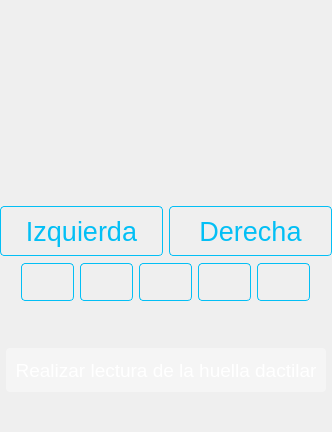
      <widget class="QWidget" name="Fingerprint">
       <property name="styleSheet">
        <string notr="true">QWidget#Fingerprint {
border-image: url(:/MyFiles/Images/manos.png);
}</string>
       </property>
       <layout class="QVBoxLayout" name="verticalLayout_14">
        <property name="leftMargin">
         <number>0</number>
        </property>
        <property name="topMargin">
         <number>0</number>
        </property>
        <property name="rightMargin">
         <number>0</number>
        </property>
        <property name="bottomMargin">
         <number>0</number>
        </property>
        <item>
         <widget class="QLabel" name="labelFingerprintWidgetInfo">
          <property name="sizePolicy">
           <sizepolicy hsizetype="Preferred" vsizetype="Preferred">
            <horstretch>0</horstretch>
            <verstretch>0</verstretch>
           </sizepolicy>
          </property>
          <property name="minimumSize">
           <size>
            <width>200</width>
            <height>200</height>
           </size>
          </property>
          <property name="maximumSize">
           <size>
            <width>16777215</width>
            <height>16666666</height>
           </size>
          </property>
          <property name="font">
           <font>
            <family>helvetica</family>
            <pointsize>36</pointsize>
            <weight>12</weight>
            <bold>false</bold>
           </font>
          </property>
          <property name="styleSheet">
           <string notr="true">font-family: helvetica;
font-weight: 100;
font-size: 36pt;
color: white;</string>
          </property>
          <property name="text">
           <string/>
          </property>
          <property name="alignment">
           <set>Qt::AlignCenter</set>
          </property>
         </widget>
        </item>
        <item>
         <layout class="QHBoxLayout" name="horizontalLayout_29">
          <item>
           <layout class="QVBoxLayout" name="verticalLayout_23">
            <item>
             <layout class="QHBoxLayout" name="horizontalLayout_30">
              <item>
               <spacer name="horizontalSpacer_36">
                <property name="orientation">
                 <enum>Qt::Horizontal</enum>
                </property>
                <property name="sizeType">
                 <enum>QSizePolicy::Fixed</enum>
                </property>
                <property name="sizeHint" stdset="0">
                 <size>
                  <width>0</width>
                  <height>50</height>
                 </size>
                </property>
               </spacer>
              </item>
              <item>
               <widget class="QPushButton" name="pushButtonLeftHand">
                <property name="maximumSize">
                 <size>
                  <width>180</width>
                  <height>50</height>
                 </size>
                </property>
                <property name="styleSheet">
                 <string notr="true">QPushButton {
	border-radius: 4px;
	border: 1px solid #03bff5;
	font-family: helvetica neue;
	font-style: ultrafina;
	font-size: 20pt;
	color: #03bff5;
}
QPushButton:pressed {
	border-radius: 4px;
	border: 1px solid #03bff5;
	font-family: helvetica neue;
	font-style: ultrafina;
	font-size: 20pt;
	color: #03bff5;
}

QPushButton:checked {
    background-color:#03bff5;
	border-radius: 4px;
	font-family: helvetica neue;
	font-style: ultrafina;
	font-size: 20;
	color: white;
}


QPushButton:hover {
    background-color:#03bff5;
	border-radius: 4px;
	font-family: helvetica neue;
	font-style: ultrafina;
	font-size: 20;
	color: white;
}
</string>
                </property>
                <property name="text">
                 <string>Izquierda</string>
                </property>
                <property name="iconSize">
                 <size>
                  <width>256</width>
                  <height>256</height>
                 </size>
                </property>
                <property name="checkable">
                 <bool>true</bool>
                </property>
                <property name="flat">
                 <bool>true</bool>
                </property>
               </widget>
              </item>
             </layout>
            </item>
           </layout>
          </item>
          <item>
           <layout class="QVBoxLayout" name="verticalLayout_24">
            <item>
             <layout class="QHBoxLayout" name="horizontalLayout_31">
              <item>
               <widget class="QPushButton" name="pushButtonRightHand">
                <property name="minimumSize">
                 <size>
                  <width>0</width>
                  <height>0</height>
                 </size>
                </property>
                <property name="maximumSize">
                 <size>
                  <width>180</width>
                  <height>50</height>
                 </size>
                </property>
                <property name="styleSheet">
                 <string notr="true">QPushButton {
	border-radius: 4px;
	border: 1px solid #03bff5;
	font-family: helvetica neue;
	font-style: ultrafina;
	font-size: 20pt;
	color: #03bff5;
}
QPushButton:pressed {
	border-radius: 4px;
	border: 1px solid #03bff5;
	font-family: helvetica neue;
	font-style: ultrafina;
	font-size: 20pt;
	color: #03bff5;
}

QPushButton:checked {
    background-color:#03bff5;
	border-radius: 4px;
	font-family: helvetica neue;
	font-style: ultrafina;
	font-size: 20;
	color: white;
}


QPushButton:hover {
    background-color:#03bff5;
	border-radius: 4px;
	font-family: helvetica neue;
	font-style: ultrafina;
	font-size: 20;
	color: white;
}
</string>
                </property>
                <property name="text">
                 <string>Derecha</string>
                </property>
                <property name="checkable">
                 <bool>true</bool>
                </property>
                <property name="checked">
                 <bool>false</bool>
                </property>
               </widget>
              </item>
              <item>
               <spacer name="horizontalSpacer_37">
                <property name="orientation">
                 <enum>Qt::Horizontal</enum>
                </property>
                <property name="sizeType">
                 <enum>QSizePolicy::Fixed</enum>
                </property>
                <property name="sizeHint" stdset="0">
                 <size>
                  <width>0</width>
                  <height>50</height>
                 </size>
                </property>
               </spacer>
              </item>
             </layout>
            </item>
           </layout>
          </item>
         </layout>
        </item>
        <item>
         <layout class="QVBoxLayout" name="verticalLayout_25">
          <item>
           <layout class="QVBoxLayout" name="verticalLayout_27">
            <item>
             <layout class="QHBoxLayout" name="horizontalLayout_33">
              <item>
               <spacer name="horizontalSpacer_5">
                <property name="orientation">
                 <enum>Qt::Horizontal</enum>
                </property>
                <property name="sizeType">
                 <enum>QSizePolicy::Maximum</enum>
                </property>
                <property name="sizeHint" stdset="0">
                 <size>
                  <width>120</width>
                  <height>40</height>
                 </size>
                </property>
               </spacer>
              </item>
              <item>
               <widget class="QPushButton" name="pushButton_6">
                <property name="maximumSize">
                 <size>
                  <width>0</width>
                  <height>38</height>
                 </size>
                </property>
                <property name="styleSheet">
                 <string notr="true">background:tranasparent;</string>
                </property>
                <property name="text">
                 <string/>
                </property>
               </widget>
              </item>
              <item>
               <widget class="QPushButton" name="pushButtonFinger1">
                <property name="maximumSize">
                 <size>
                  <width>110</width>
                  <height>38</height>
                 </size>
                </property>
                <property name="styleSheet">
                 <string notr="true">QPushButton {
	border-radius: 4px;
	border: 1px solid #03bff5;
	font-family: helvetica neue;
	font-style: ultrafina;
	font-size: 14pt;
	color: #03bff5;
}
QPushButton:pressed {
	border-radius: 4px;
	border: 1px solid #03bff5;
	color: #03bff5;
}

QPushButton:checked {
    background-color:#03bff5;
	border-radius: 4px;
	color: white;
}

QPushButton:hover {
    background-color:#03bff5;
	border-radius: 4px;
	color: white;
}
</string>
                </property>
                <property name="text">
                 <string/>
                </property>
                <property name="checkable">
                 <bool>true</bool>
                </property>
               </widget>
              </item>
              <item>
               <widget class="QPushButton" name="pushButtonFinger2">
                <property name="maximumSize">
                 <size>
                  <width>110</width>
                  <height>38</height>
                 </size>
                </property>
                <property name="styleSheet">
                 <string notr="true">QPushButton {
	border-radius: 4px;
	border: 1px solid #03bff5;
	font-family: helvetica neue;
	font-style: ultrafina;
	font-size: 14pt;
	color: #03bff5;
}
QPushButton:pressed {
	border-radius: 4px;
	border: 1px solid #03bff5;
	color: #03bff5;
}

QPushButton:checked {
    background-color:#03bff5;
	border-radius: 4px;
	color: white;
}

QPushButton:hover {
    background-color:#03bff5;
	border-radius: 4px;
	color: white;
}
</string>
                </property>
                <property name="text">
                 <string/>
                </property>
                <property name="checkable">
                 <bool>true</bool>
                </property>
               </widget>
              </item>
              <item>
               <widget class="QPushButton" name="pushButtonFinger3">
                <property name="maximumSize">
                 <size>
                  <width>110</width>
                  <height>38</height>
                 </size>
                </property>
                <property name="styleSheet">
                 <string notr="true">QPushButton {
	border-radius: 4px;
	border: 1px solid #03bff5;
	font-family: helvetica neue;
	font-style: ultrafina;
	font-size: 14pt;
	color: #03bff5;
}
QPushButton:pressed {
	border-radius: 4px;
	border: 1px solid #03bff5;
	color: #03bff5;
}

QPushButton:checked {
    background-color:#03bff5;
	border-radius: 4px;
	color: white;
}

QPushButton:hover {
    background-color:#03bff5;
	border-radius: 4px;
	color: white;
}
</string>
                </property>
                <property name="text">
                 <string/>
                </property>
                <property name="checkable">
                 <bool>true</bool>
                </property>
               </widget>
              </item>
              <item>
               <widget class="QPushButton" name="pushButtonFinger4">
                <property name="maximumSize">
                 <size>
                  <width>110</width>
                  <height>38</height>
                 </size>
                </property>
                <property name="styleSheet">
                 <string notr="true">QPushButton {
	border-radius: 4px;
	border: 1px solid #03bff5;
	font-family: helvetica neue;
	font-style: ultrafina;
	font-size: 14pt;
	color: #03bff5;
}
QPushButton:pressed {
	border-radius: 4px;
	border: 1px solid #03bff5;
	color: #03bff5;
}

QPushButton:checked {
    background-color:#03bff5;
	border-radius: 4px;
	color: white;
}

QPushButton:hover {
    background-color:#03bff5;
	border-radius: 4px;
	color: white;
}
</string>
                </property>
                <property name="text">
                 <string/>
                </property>
                <property name="checkable">
                 <bool>true</bool>
                </property>
               </widget>
              </item>
              <item>
               <widget class="QPushButton" name="pushButtonFinger5">
                <property name="maximumSize">
                 <size>
                  <width>110</width>
                  <height>38</height>
                 </size>
                </property>
                <property name="styleSheet">
                 <string notr="true">QPushButton {
	border-radius: 4px;
	border: 1px solid #03bff5;
	font-family: helvetica neue;
	font-style: ultrafina;
	font-size: 14pt;
	color: #03bff5;
}
QPushButton:pressed {
	border-radius: 4px;
	border: 1px solid #03bff5;
	color: #03bff5;
}

QPushButton:checked {
    background-color:#03bff5;
	border-radius: 4px;
	color: white;
}

QPushButton:hover {
    background-color:#03bff5;
	border-radius: 4px;
	color: white;
}
</string>
                </property>
                <property name="text">
                 <string/>
                </property>
                <property name="checkable">
                 <bool>true</bool>
                </property>
               </widget>
              </item>
              <item>
               <widget class="QPushButton" name="pushButton_7">
                <property name="maximumSize">
                 <size>
                  <width>0</width>
                  <height>38</height>
                 </size>
                </property>
                <property name="styleSheet">
                 <string notr="true">background:tranasparent;</string>
                </property>
                <property name="text">
                 <string/>
                </property>
               </widget>
              </item>
              <item>
               <spacer name="horizontalSpacer_19">
                <property name="orientation">
                 <enum>Qt::Horizontal</enum>
                </property>
                <property name="sizeType">
                 <enum>QSizePolicy::Maximum</enum>
                </property>
                <property name="sizeHint" stdset="0">
                 <size>
                  <width>120</width>
                  <height>20</height>
                 </size>
                </property>
               </spacer>
              </item>
             </layout>
            </item>
            <item>
             <spacer name="verticalSpacer_7">
              <property name="orientation">
               <enum>Qt::Vertical</enum>
              </property>
              <property name="sizeType">
               <enum>QSizePolicy::Minimum</enum>
              </property>
              <property name="sizeHint" stdset="0">
               <size>
                <width>20</width>
                <height>40</height>
               </size>
              </property>
             </spacer>
            </item>
            <item>
             <layout class="QHBoxLayout" name="horizontalLayout_26">
              <item>
               <widget class="QPushButton" name="pushButton_4">
                <property name="maximumSize">
                 <size>
                  <width>0</width>
                  <height>44</height>
                 </size>
                </property>
                <property name="styleSheet">
                 <string notr="true">background:tranasparent;</string>
                </property>
                <property name="text">
                 <string/>
                </property>
               </widget>
              </item>
              <item>
               <widget class="QPushButton" name="pushButtonScanFingerprint">
                <property name="minimumSize">
                 <size>
                  <width>320</width>
                  <height>44</height>
                 </size>
                </property>
                <property name="maximumSize">
                 <size>
                  <width>290</width>
                  <height>44</height>
                 </size>
                </property>
                <property name="styleSheet">
                 <string notr="true">QPushButton {
background-color: rgba(255, 255, 255, 100);
border-radius: 4px;
font-family: helvetica neue;
font-style: 100;
font-size: 14pt;
color: white;
}
QPushButton:pressed {
background-color: rgba(255, 255, 255, 150);
border-radius: 4px;
font-family: helvetica neue;
font-style: 100;
font-size: 14pt;
color: white;
}


QPushButton:hover {
background-color: rgba(255, 255, 255, 120);
border-radius: 4px;
font-family: helvetica neue;
font-style: 100;
font-size: 14pt;
color: white;
}
</string>
                </property>
                <property name="text">
                 <string>Realizar lectura de la huella dactilar</string>
                </property>
                <property name="checkable">
                 <bool>false</bool>
                </property>
                <property name="checked">
                 <bool>false</bool>
                </property>
               </widget>
              </item>
              <item>
               <widget class="QPushButton" name="pushButton_5">
                <property name="minimumSize">
                 <size>
                  <width>0</width>
                  <height>44</height>
                 </size>
                </property>
                <property name="maximumSize">
                 <size>
                  <width>0</width>
                  <height>16777215</height>
                 </size>
                </property>
                <property name="styleSheet">
                 <string notr="true">background:tranasparent;</string>
                </property>
                <property name="text">
                 <string/>
                </property>
               </widget>
              </item>
             </layout>
            </item>
            <item>
             <spacer name="verticalSpacer_13">
              <property name="orientation">
               <enum>Qt::Vertical</enum>
              </property>
              <property name="sizeType">
               <enum>QSizePolicy::Maximum</enum>
              </property>
              <property name="sizeHint" stdset="0">
               <size>
                <width>20</width>
                <height>40</height>
               </size>
              </property>
             </spacer>
            </item>
           </layout>
          </item>
         </layout>
        </item>
       </layout>
      </widget>
